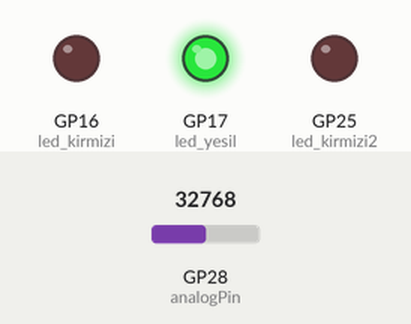
This program was run on a simulated Raspberry Pi Pico running MicroPython. On the bench: output pins drawn as LEDs (lit = HIGH). The inputs (shaded band) are chosen by the test bench; at power-on: GP28 (analogPin) = 32768 (analog values on the 0–65535 scale). What the program prints to the serial console is not drawn.

Above: at 1.2 s.
1.3 s: GP28 (analogPin) set to 49280
2.8 s: GP28 (analogPin) set to 50448
At 3.6 s:
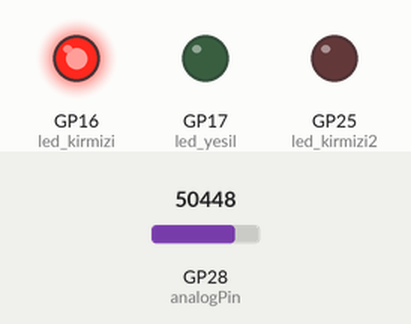
4.3 s: GP28 (analogPin) set to 49345
At 4.7 s:
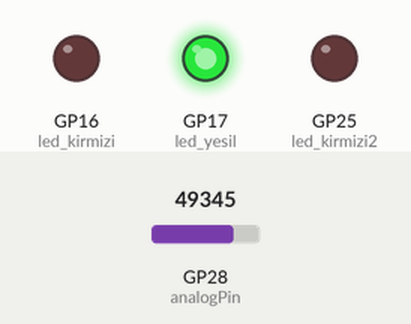
5.8 s: GP28 (analogPin) set to 50655
At 7.1 s:
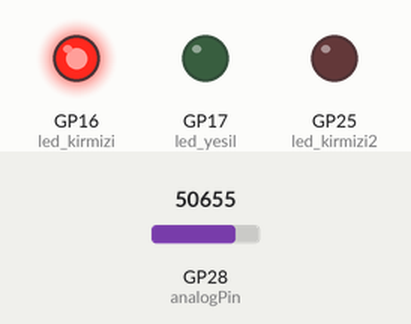
Timing chart, 0 to 8.3 s (numbered marks = the images above; inputs shaded):
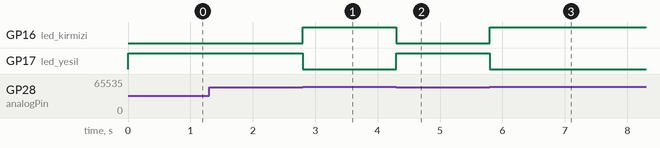

The program:

soil_embedded.py
```python
from machine import Pin,ADC,PWM
from time import sleep

led_kirmizi = Pin(16,Pin.OUT)
led_yesil = Pin(17,Pin.OUT)
led_kirmizi2 = Pin(25,Pin.OUT)
analogPin= ADC(28)
moisture_val=0

while True:
    moisture_val=analogPin.read_u16()
    if moisture_val>50000:
        print("deger:",moisture_val)
        led_kirmizi.value(1)
        led_yesil.value(0)

    else:
        print("deger:",moisture_val)
        led_kirmizi.value(0)
        led_yesil.value(1)
```

Measured:
- the behaviour switches between 50000 and 50016 on GP28 (analogPin) (found by bisection; images 0 and 1)
- after the input at 2.8 s, GP16 (led_kirmizi): LOW → HIGH at once; GP17 (led_yesil): HIGH → LOW at once
- after the input at 4.3 s, GP16 (led_kirmizi): HIGH → LOW at once; GP17 (led_yesil): LOW → HIGH at once
- after the input at 5.8 s, GP16 (led_kirmizi): LOW → HIGH at once; GP17 (led_yesil): HIGH → LOW at once
